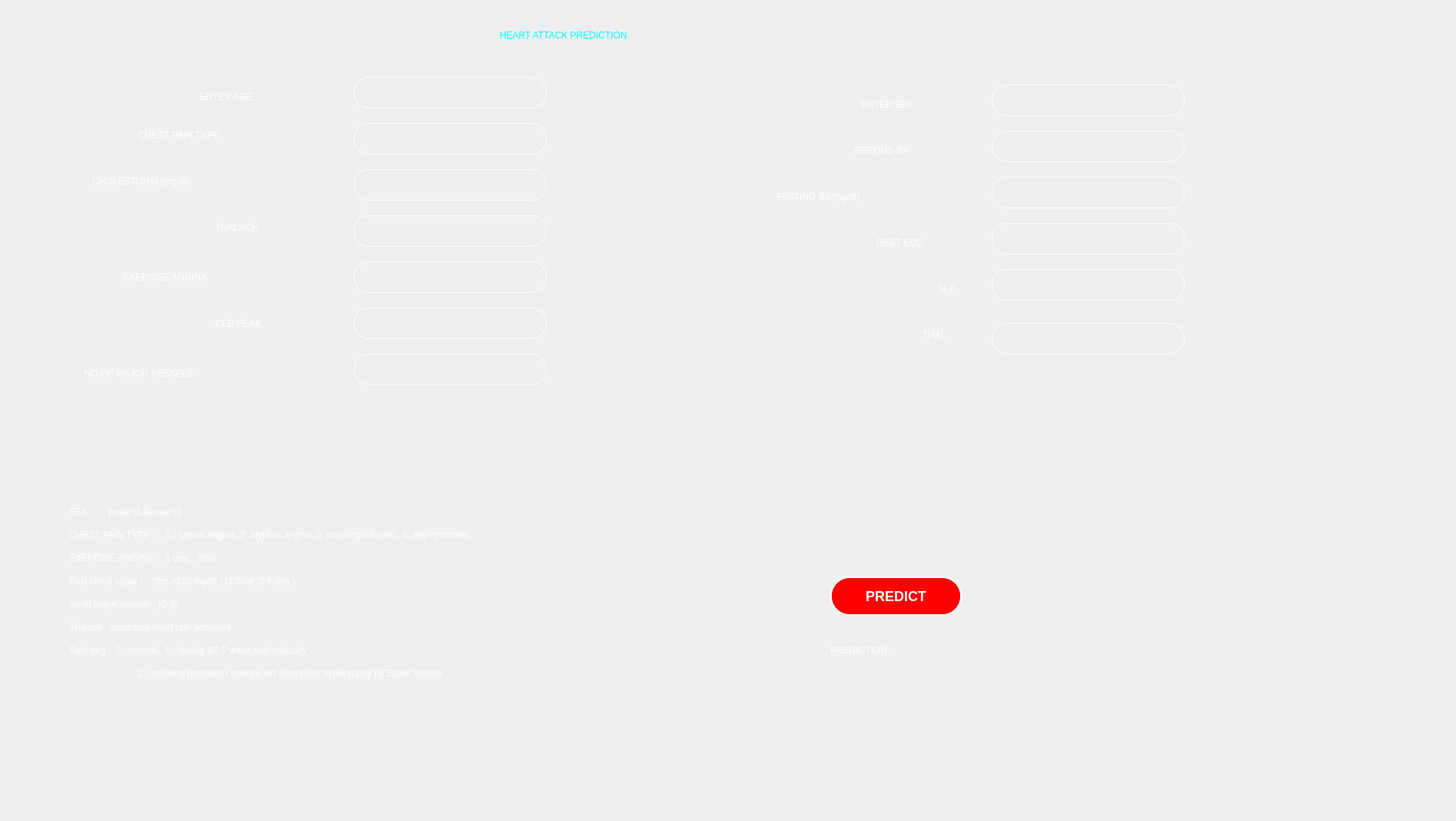
<?xml version="1.0" encoding="UTF-8"?>
<ui version="4.0">
 <class>Form</class>
 <widget class="QWidget" name="Form">
  <property name="geometry">
   <rect>
    <x>0</x>
    <y>0</y>
    <width>1894</width>
    <height>1068</height>
   </rect>
  </property>
  <property name="windowTitle">
   <string>Form</string>
  </property>
  <widget class="QLabel" name="label">
   <property name="geometry">
    <rect>
     <x>-80</x>
     <y>-70</y>
     <width>2031</width>
     <height>1141</height>
    </rect>
   </property>
   <property name="styleSheet">
    <string notr="true">
background-image: url(:/newPrefix/3.jpeg);</string>
   </property>
   <property name="text">
    <string/>
   </property>
   <property name="pixmap">
    <pixmap resource="../../../../Downloads/backpic3.qrc">:/newPrefix/3.jpeg</pixmap>
   </property>
   <property name="scaledContents">
    <bool>true</bool>
   </property>
  </widget>
  <widget class="QLabel" name="label_2">
   <property name="geometry">
    <rect>
     <x>650</x>
     <y>20</y>
     <width>651</width>
     <height>51</height>
    </rect>
   </property>
   <property name="styleSheet">
    <string notr="true">font: 28pt &quot;Tempus Sans ITC&quot;;

color: rgb(0, 255, 255);</string>
   </property>
   <property name="text">
    <string>HEART ATTACK PREDICTION</string>
   </property>
  </widget>
  <widget class="QLabel" name="label_3">
   <property name="geometry">
    <rect>
     <x>260</x>
     <y>100</y>
     <width>191</width>
     <height>51</height>
    </rect>
   </property>
   <property name="styleSheet">
    <string notr="true">font: 18pt &quot;Tempus Sans ITC&quot;;
color: rgb(255, 255, 255);</string>
   </property>
   <property name="text">
    <string>ENTER AGE </string>
   </property>
  </widget>
  <widget class="QLabel" name="label_8">
   <property name="geometry">
    <rect>
     <x>1120</x>
     <y>120</y>
     <width>171</width>
     <height>31</height>
    </rect>
   </property>
   <property name="styleSheet">
    <string notr="true">font: 18pt &quot;Tempus Sans ITC&quot;;
color: rgb(255, 255, 255);</string>
   </property>
   <property name="text">
    <string>ENTER SEX </string>
   </property>
  </widget>
  <widget class="QLabel" name="label_11">
   <property name="geometry">
    <rect>
     <x>160</x>
     <y>340</y>
     <width>261</width>
     <height>41</height>
    </rect>
   </property>
   <property name="styleSheet">
    <string notr="true">color:rgb(255, 255, 255);
font: 18pt &quot;Tempus Sans ITC&quot;;</string>
   </property>
   <property name="text">
    <string>EXERCISE ANGINA</string>
   </property>
  </widget>
  <widget class="QLabel" name="label_12">
   <property name="geometry">
    <rect>
     <x>110</x>
     <y>470</y>
     <width>331</width>
     <height>31</height>
    </rect>
   </property>
   <property name="styleSheet">
    <string notr="true">color: rgb(255, 255, 255);
font: 18pt &quot;Tempus Sans ITC&quot;;</string>
   </property>
   <property name="text">
    <string>NO OF MAJOR VESSELS</string>
   </property>
  </widget>
  <widget class="QLabel" name="label_10">
   <property name="geometry">
    <rect>
     <x>180</x>
     <y>150</y>
     <width>251</width>
     <height>51</height>
    </rect>
   </property>
   <property name="styleSheet">
    <string notr="true">font: 18pt &quot;Tempus Sans ITC&quot;;
color: rgb(255, 255, 255);</string>
   </property>
   <property name="text">
    <string>CHEST PAIN TYPE </string>
   </property>
  </widget>
  <widget class="QLabel" name="label_13">
   <property name="geometry">
    <rect>
     <x>120</x>
     <y>210</y>
     <width>311</width>
     <height>51</height>
    </rect>
   </property>
   <property name="styleSheet">
    <string notr="true">font: 18pt &quot;Tempus Sans ITC&quot;;
color: rgb(255, 255, 255);</string>
   </property>
   <property name="text">
    <string>CHOLESTORAL(mg/dl) </string>
   </property>
  </widget>
  <widget class="QLabel" name="label_14">
   <property name="geometry">
    <rect>
     <x>1110</x>
     <y>170</y>
     <width>181</width>
     <height>51</height>
    </rect>
   </property>
   <property name="styleSheet">
    <string notr="true">font: 18pt &quot;Tempus Sans ITC&quot;;
color: rgb(255, 255, 255);</string>
   </property>
   <property name="text">
    <string>RESTING BP</string>
   </property>
  </widget>
  <widget class="QLabel" name="label_15">
   <property name="geometry">
    <rect>
     <x>1010</x>
     <y>230</y>
     <width>261</width>
     <height>51</height>
    </rect>
   </property>
   <property name="styleSheet">
    <string notr="true">font: 18pt &quot;Tempus Sans ITC&quot;;
color: rgb(255, 255, 255);</string>
   </property>
   <property name="text">
    <string>FASTING BS(mg/dl) </string>
   </property>
  </widget>
  <widget class="QLabel" name="label_16">
   <property name="geometry">
    <rect>
     <x>1140</x>
     <y>290</y>
     <width>141</width>
     <height>51</height>
    </rect>
   </property>
   <property name="styleSheet">
    <string notr="true">font: 18pt &quot;Tempus Sans ITC&quot;;
COLOR:rgb(255, 255, 255)</string>
   </property>
   <property name="text">
    <string>REST ECG </string>
   </property>
  </widget>
  <widget class="QLabel" name="label_17">
   <property name="geometry">
    <rect>
     <x>280</x>
     <y>270</y>
     <width>161</width>
     <height>51</height>
    </rect>
   </property>
   <property name="styleSheet">
    <string notr="true">font: 18pt &quot;Tempus Sans ITC&quot;;
COLOR:rgb(255, 255, 255)</string>
   </property>
   <property name="text">
    <string>THALACH </string>
   </property>
  </widget>
  <widget class="QLabel" name="label_18">
   <property name="geometry">
    <rect>
     <x>1220</x>
     <y>350</y>
     <width>91</width>
     <height>51</height>
    </rect>
   </property>
   <property name="styleSheet">
    <string notr="true">font: 18pt &quot;Tempus Sans ITC&quot;;
COLOR:rgb(255, 255, 255)</string>
   </property>
   <property name="text">
    <string>SLP    </string>
   </property>
  </widget>
  <widget class="QLabel" name="label_19">
   <property name="geometry">
    <rect>
     <x>280</x>
     <y>400</y>
     <width>151</width>
     <height>41</height>
    </rect>
   </property>
   <property name="styleSheet">
    <string notr="true">color:rgb(255, 255, 255);
font: 18pt &quot;Tempus Sans ITC&quot;;</string>
   </property>
   <property name="text">
    <string>OLD PEAK </string>
   </property>
  </widget>
  <widget class="QLabel" name="label_20">
   <property name="geometry">
    <rect>
     <x>1200</x>
     <y>420</y>
     <width>91</width>
     <height>31</height>
    </rect>
   </property>
   <property name="styleSheet">
    <string notr="true">color: rgb(255, 255, 255);
font: 18pt &quot;Tempus Sans ITC&quot;;</string>
   </property>
   <property name="text">
    <string>THAL   </string>
   </property>
  </widget>
  <widget class="QLineEdit" name="age">
   <property name="geometry">
    <rect>
     <x>460</x>
     <y>100</y>
     <width>251</width>
     <height>41</height>
    </rect>
   </property>
   <property name="styleSheet">
    <string notr="true">background-color:rgba(0,0,0,0);
font: 75 12pt &quot;Verdana&quot;;
border-style:outset;
color:white;
border-radius:20px;
border-color: rgb(255, 255, 255);
color:rgba(255,255,255,230);
border-width:1px;
paddind:10px;</string>
   </property>
   <property name="text">
    <string/>
   </property>
   <property name="placeholderText">
    <string/>
   </property>
  </widget>
  <widget class="QLabel" name="label_4">
   <property name="geometry">
    <rect>
     <x>1220</x>
     <y>570</y>
     <width>1471</width>
     <height>861</height>
    </rect>
   </property>
   <property name="styleSheet">
    <string notr="true"/>
   </property>
   <property name="text">
    <string/>
   </property>
   <property name="pixmap">
    <pixmap>:/newPrefix/f3.jpg</pixmap>
   </property>
   <property name="scaledContents">
    <bool>true</bool>
   </property>
  </widget>
  <widget class="QLineEdit" name="sex">
   <property name="geometry">
    <rect>
     <x>1290</x>
     <y>110</y>
     <width>251</width>
     <height>41</height>
    </rect>
   </property>
   <property name="styleSheet">
    <string notr="true">background-color:rgba(0,0,0,0);
border-style:outset;
color:white;
border-radius:20px;
border-color: rgb(255, 255, 255);
color:rgba(255,255,255,230);
border-width:1px;
paddind:10px;
font: 75 12pt &quot;Verdana&quot;;</string>
   </property>
   <property name="placeholderText">
    <string/>
   </property>
  </widget>
  <widget class="QLineEdit" name="cp">
   <property name="geometry">
    <rect>
     <x>460</x>
     <y>160</y>
     <width>251</width>
     <height>41</height>
    </rect>
   </property>
   <property name="styleSheet">
    <string notr="true">background-color:rgba(0,0,0,0);
border-style:outset;
color:white;
border-radius:20px;
border-color: rgb(255, 255, 255);
color:rgba(255,255,255,230);
border-width:1px;
paddind:10px;
font: 75 12pt &quot;Verdana&quot;;</string>
   </property>
   <property name="placeholderText">
    <string/>
   </property>
  </widget>
  <widget class="QLineEdit" name="rbp">
   <property name="geometry">
    <rect>
     <x>1290</x>
     <y>170</y>
     <width>251</width>
     <height>41</height>
    </rect>
   </property>
   <property name="styleSheet">
    <string notr="true">background-color:rgba(0,0,0,0);
border-style:outset;
color:white;
border-radius:20px;
border-color: rgb(255, 255, 255);
color:rgba(255,255,255,230);
border-width:1px;
paddind:10px;
font: 75 12pt &quot;Verdana&quot;;</string>
   </property>
   <property name="placeholderText">
    <string/>
   </property>
  </widget>
  <widget class="QLineEdit" name="chol">
   <property name="geometry">
    <rect>
     <x>460</x>
     <y>220</y>
     <width>251</width>
     <height>41</height>
    </rect>
   </property>
   <property name="styleSheet">
    <string notr="true">background-color:rgba(0,0,0,0);
border-style:outset;
color:white;
border-radius:20px;
border-color: rgb(255, 255, 255);
color:rgba(255,255,255,230);
border-width:1px;
paddind:10px;
font: 75 12pt &quot;Verdana&quot;;</string>
   </property>
   <property name="placeholderText">
    <string/>
   </property>
  </widget>
  <widget class="QLineEdit" name="fbs">
   <property name="geometry">
    <rect>
     <x>1290</x>
     <y>230</y>
     <width>251</width>
     <height>41</height>
    </rect>
   </property>
   <property name="styleSheet">
    <string notr="true">background-color:rgba(0,0,0,0);
border-style:outset;
color:white;
border-radius:20px;
border-color: rgb(255, 255, 255);
color:rgba(255,255,255,230);
border-width:1px;
paddind:10px;
font: 75 12pt &quot;Verdana&quot;;</string>
   </property>
   <property name="placeholderText">
    <string/>
   </property>
  </widget>
  <widget class="QLineEdit" name="restecg">
   <property name="geometry">
    <rect>
     <x>1290</x>
     <y>290</y>
     <width>251</width>
     <height>41</height>
    </rect>
   </property>
   <property name="styleSheet">
    <string notr="true">background-color:rgba(0,0,0,0);
border-style:outset;
color:white;
border-radius:20px;
border-color: rgb(255, 255, 255);
color:rgba(255,255,255,230);
border-width:1px;
paddind:10px;
font: 75 12pt &quot;Verdana&quot;;</string>
   </property>
   <property name="placeholderText">
    <string/>
   </property>
  </widget>
  <widget class="QLineEdit" name="thalach">
   <property name="geometry">
    <rect>
     <x>460</x>
     <y>280</y>
     <width>251</width>
     <height>41</height>
    </rect>
   </property>
   <property name="styleSheet">
    <string notr="true">background-color:rgba(0,0,0,0);
border-style:outset;
color:white;
border-radius:20px;
border-color: rgb(255, 255, 255);
color:rgba(255,255,255,230);
border-width:1px;
paddind:10px;
font: 75 12pt &quot;Verdana&quot;;</string>
   </property>
   <property name="placeholderText">
    <string/>
   </property>
  </widget>
  <widget class="QLineEdit" name="exang">
   <property name="geometry">
    <rect>
     <x>460</x>
     <y>340</y>
     <width>251</width>
     <height>41</height>
    </rect>
   </property>
   <property name="styleSheet">
    <string notr="true">background-color:rgba(0,0,0,0);
border-style:outset;
color:white;
border-radius:20px;
border-color: rgb(255, 255, 255);
color:rgba(255,255,255,230);
border-width:1px;
paddind:10px;
font: 75 12pt &quot;Verdana&quot;;</string>
   </property>
   <property name="placeholderText">
    <string/>
   </property>
  </widget>
  <widget class="QLineEdit" name="oldpeak">
   <property name="geometry">
    <rect>
     <x>460</x>
     <y>400</y>
     <width>251</width>
     <height>41</height>
    </rect>
   </property>
   <property name="styleSheet">
    <string notr="true">background-color:rgba(0,0,0,0);
border-style:outset;
color:white;
border-radius:20px;
border-color: rgb(255, 255, 255);
color:rgba(255,255,255,230);
border-width:1px;
paddind:10px;
font: 75 12pt &quot;Verdana&quot;;</string>
   </property>
   <property name="placeholderText">
    <string/>
   </property>
  </widget>
  <widget class="QLineEdit" name="slp">
   <property name="geometry">
    <rect>
     <x>1290</x>
     <y>350</y>
     <width>251</width>
     <height>41</height>
    </rect>
   </property>
   <property name="styleSheet">
    <string notr="true">background-color:rgba(0,0,0,0);
border-style:outset;
color:white;
border-radius:20px;
border-color: rgb(255, 255, 255);
color:rgba(255,255,255,230);
border-width:1px;
paddind:10px;
font: 75 12pt &quot;Verdana&quot;;</string>
   </property>
   <property name="placeholderText">
    <string/>
   </property>
  </widget>
  <widget class="QLineEdit" name="ca">
   <property name="geometry">
    <rect>
     <x>460</x>
     <y>460</y>
     <width>251</width>
     <height>41</height>
    </rect>
   </property>
   <property name="styleSheet">
    <string notr="true">background-color:rgba(0,0,0,0);
border-style:outset;
color:white;
border-radius:20px;
border-color: rgb(255, 255, 255);
color:rgba(255,255,255,230);
border-width:1px;
paddind:10px;
font: 75 12pt &quot;Verdana&quot;;</string>
   </property>
   <property name="placeholderText">
    <string/>
   </property>
  </widget>
  <widget class="QLineEdit" name="thal">
   <property name="geometry">
    <rect>
     <x>1290</x>
     <y>420</y>
     <width>251</width>
     <height>41</height>
    </rect>
   </property>
   <property name="styleSheet">
    <string notr="true">background-color:rgba(0,0,0,0);
border-style:outset;
color:white;
border-radius:20px;
border-color: rgb(255, 255, 255);
color:rgba(255,255,255,230);
border-width:1px;
paddind:10px;
font: 75 12pt &quot;Verdana&quot;;</string>
   </property>
   <property name="placeholderText">
    <string/>
   </property>
  </widget>
  <widget class="QPushButton" name="predictbutton">
   <property name="geometry">
    <rect>
     <x>1080</x>
     <y>750</y>
     <width>171</width>
     <height>51</height>
    </rect>
   </property>
   <property name="styleSheet">
    <string notr="true">color: rgb(0, 85, 255);
color:white;
border-style:outset;
border-width:2px;
border-radius:25px;
background-color: red;
border-color:white;
font:bold 18px;
padding:10px;
font: 16pt &quot;Tempus Sans ITC&quot;;</string>
   </property>
   <property name="text">
    <string>PREDICT</string>
   </property>
  </widget>
  <widget class="QLabel" name="label_21">
   <property name="geometry">
    <rect>
     <x>1080</x>
     <y>830</y>
     <width>211</width>
     <height>31</height>
    </rect>
   </property>
   <property name="styleSheet">
    <string notr="true">color: rgb(255, 255, 255);
font: 18pt &quot;Tempus Sans ITC&quot;;</string>
   </property>
   <property name="text">
    <string>PREDICTION -</string>
   </property>
  </widget>
  <widget class="QLabel" name="label_22">
   <property name="geometry">
    <rect>
     <x>410</x>
     <y>1080</y>
     <width>621</width>
     <height>31</height>
    </rect>
   </property>
   <property name="styleSheet">
    <string notr="true">color: rgb(255, 255, 255);
font: 18pt &quot;Tempus Sans ITC&quot;;</string>
   </property>
   <property name="text">
    <string/>
   </property>
  </widget>
  <widget class="QLabel" name="label_23">
   <property name="geometry">
    <rect>
     <x>790</x>
     <y>920</y>
     <width>421</width>
     <height>31</height>
    </rect>
   </property>
   <property name="styleSheet">
    <string notr="true">color: rgb(255, 255, 255);
font: 18pt &quot;Tempus Sans ITC&quot;;</string>
   </property>
   <property name="text">
    <string/>
   </property>
  </widget>
  <widget class="QLabel" name="label_5">
   <property name="geometry">
    <rect>
     <x>90</x>
     <y>640</y>
     <width>221</width>
     <height>51</height>
    </rect>
   </property>
   <property name="styleSheet">
    <string notr="true">color: rgb(255, 255, 255);
font: 12pt &quot;Tempus Sans ITC&quot;;</string>
   </property>
   <property name="text">
    <string>SEX      : [male :1,female:0]</string>
   </property>
  </widget>
  <widget class="QLabel" name="label_6">
   <property name="geometry">
    <rect>
     <x>90</x>
     <y>670</y>
     <width>811</width>
     <height>51</height>
    </rect>
   </property>
   <property name="styleSheet">
    <string notr="true">color: rgb(255, 255, 255);
font: 12pt &quot;Tempus Sans ITC&quot;;</string>
   </property>
   <property name="text">
    <string>CHEST PAIN TYPE :    1 : typical angina ,2: atypical angina ,3: non-anginal pain , 4: asymptomatic</string>
   </property>
  </widget>
  <widget class="QLabel" name="label_7">
   <property name="geometry">
    <rect>
     <x>90</x>
     <y>700</y>
     <width>861</width>
     <height>51</height>
    </rect>
   </property>
   <property name="styleSheet">
    <string notr="true">color: rgb(255, 255, 255);
font: 12pt &quot;Tempus Sans ITC&quot;;</string>
   </property>
   <property name="text">
    <string>EXERCISE ANGINA :   1:yes ,  0:no </string>
   </property>
  </widget>
  <widget class="QLabel" name="label_9">
   <property name="geometry">
    <rect>
     <x>90</x>
     <y>760</y>
     <width>311</width>
     <height>51</height>
    </rect>
   </property>
   <property name="styleSheet">
    <string notr="true">color: rgb(255, 255, 255);
font: 12pt &quot;Tempus Sans ITC&quot;;</string>
   </property>
   <property name="text">
    <string>No of major vessels : (0-3)</string>
   </property>
  </widget>
  <widget class="QLabel" name="label_24">
   <property name="geometry">
    <rect>
     <x>90</x>
     <y>730</y>
     <width>861</width>
     <height>51</height>
    </rect>
   </property>
   <property name="styleSheet">
    <string notr="true">color: rgb(255, 255, 255);
font: 12pt &quot;Tempus Sans ITC&quot;;</string>
   </property>
   <property name="text">
    <string>Fast blood sugar :    (fbs &gt;120 mg/dl ) (1:True ,0:False ) </string>
   </property>
  </widget>
  <widget class="QLabel" name="label_25">
   <property name="geometry">
    <rect>
     <x>90</x>
     <y>820</y>
     <width>731</width>
     <height>51</height>
    </rect>
   </property>
   <property name="styleSheet">
    <string notr="true">color: rgb(255, 255, 255);
font: 12pt &quot;Tempus Sans ITC&quot;;</string>
   </property>
   <property name="text">
    <string>Rest ecg :  0 : normal , 1 : having ST-T wave automatically , </string>
   </property>
  </widget>
  <widget class="QLabel" name="label_26">
   <property name="geometry">
    <rect>
     <x>90</x>
     <y>790</y>
     <width>861</width>
     <height>51</height>
    </rect>
   </property>
   <property name="styleSheet">
    <string notr="true">color: rgb(255, 255, 255);
font: 12pt &quot;Tempus Sans ITC&quot;;</string>
   </property>
   <property name="text">
    <string>Thalach : maximum heart rate achieved</string>
   </property>
  </widget>
  <widget class="QLabel" name="label_27">
   <property name="geometry">
    <rect>
     <x>180</x>
     <y>850</y>
     <width>861</width>
     <height>51</height>
    </rect>
   </property>
   <property name="styleSheet">
    <string notr="true">color: rgb(255, 255, 255);
font: 12pt &quot;Tempus Sans ITC&quot;;</string>
   </property>
   <property name="text">
    <string>2 : showing probable / definite left ventricular hypertrophy by Estes' criteria</string>
   </property>
  </widget>
  <widget class="QLabel" name="predictresult">
   <property name="geometry">
    <rect>
     <x>1280</x>
     <y>830</y>
     <width>551</width>
     <height>41</height>
    </rect>
   </property>
   <property name="styleSheet">
    <string notr="true">color: rgb(255, 255, 255);
font: 18pt &quot;Tempus Sans ITC&quot;;</string>
   </property>
   <property name="text">
    <string/>
   </property>
  </widget>
 </widget>
 <resources>
  <include location="../../../../Downloads/backpic3.qrc"/>
 </resources>
 <connections/>
</ui>
